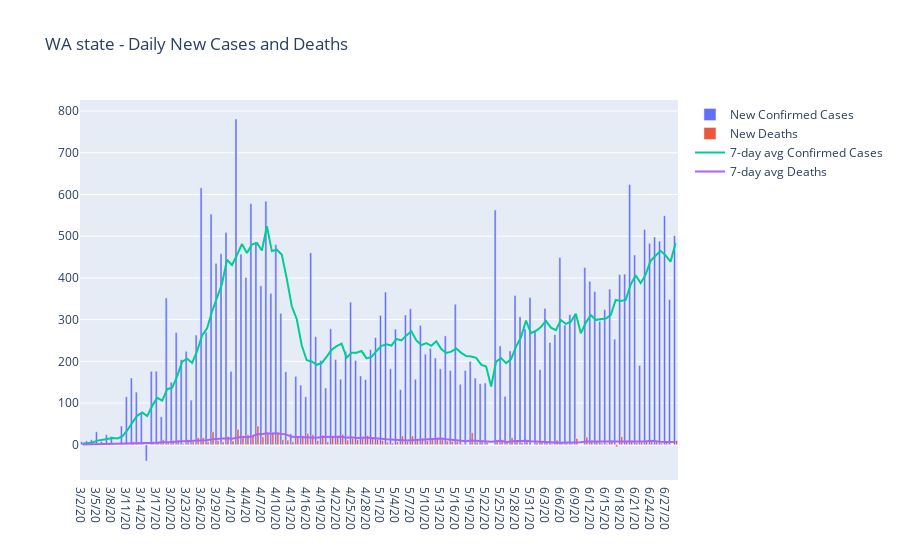

Notebook cell for this chart:
### Code cell
dfWAConfirmedDailyNew = dfWAConfirmed.diff(axis=1)
dfWADeathsDailyNew = dfWADeaths.diff(axis=1)

dfWAConfirmed7dayMA = dfWAConfirmedDailyNew.rolling(window=7, axis=1).mean()
dfWADeaths7dayMA = dfWADeathsDailyNew.rolling(window=7, axis=1).mean()

trace1 = go.Bar(
    x = dfWAConfirmedDailyNew.columns[-DEFAULT_DAYS:],
    y = dfWAConfirmedDailyNew.iloc[0][-DEFAULT_DAYS:], name = 'New Confirmed Cases')

trace2 = go.Bar(
    x = dfWADeathsDailyNew.columns[-DEFAULT_DAYS:],
    y = dfWADeathsDailyNew.iloc[0][-DEFAULT_DAYS:], name = 'New Deaths')

trace3 = go.Scatter(
    x = dfWAConfirmed7dayMA.columns[-DEFAULT_DAYS:],
    y = dfWAConfirmed7dayMA.iloc[0][-DEFAULT_DAYS:], name = '7-day avg Confirmed Cases')

trace4 = go.Scatter(
    x = dfWADeaths7dayMA.columns[-DEFAULT_DAYS:],
    y = dfWADeaths7dayMA.iloc[0][-DEFAULT_DAYS:], name = '7-day avg Deaths')

data = [trace1, trace2, trace3, trace4]
layout = dict(title = 'WA state - Daily New Cases and Deaths')

py.iplot(dict(data=data, layout=layout))
